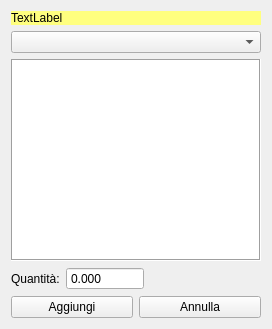
<?xml version="1.0" encoding="UTF-8"?>
<ui version="4.0">
 <class>HAddLotInProduction</class>
 <widget class="QWidget" name="HAddLotInProduction">
  <property name="geometry">
   <rect>
    <x>0</x>
    <y>0</y>
    <width>272</width>
    <height>329</height>
   </rect>
  </property>
  <property name="windowTitle">
   <string>Form</string>
  </property>
  <layout class="QVBoxLayout" name="verticalLayout">
   <item>
    <widget class="QLabel" name="lbDesc">
     <property name="styleSheet">
      <string notr="true">background-color: rgb(255, 255, 127);</string>
     </property>
     <property name="text">
      <string>TextLabel</string>
     </property>
    </widget>
   </item>
   <item>
    <widget class="QComboBox" name="cbLastLots"/>
   </item>
   <item>
    <widget class="QListView" name="lvLastLots">
     <property name="font">
      <font>
       <pointsize>11</pointsize>
      </font>
     </property>
     <property name="frameShape">
      <enum>QFrame::Box</enum>
     </property>
     <property name="editTriggers">
      <set>QAbstractItemView::NoEditTriggers</set>
     </property>
     <property name="alternatingRowColors">
      <bool>true</bool>
     </property>
     <property name="selectionBehavior">
      <enum>QAbstractItemView::SelectRows</enum>
     </property>
    </widget>
   </item>
   <item>
    <layout class="QHBoxLayout" name="horizontalLayout">
     <item>
      <widget class="QLabel" name="label">
       <property name="text">
        <string>Quantità:</string>
       </property>
      </widget>
     </item>
     <item>
      <widget class="QDoubleSpinBox" name="dsbQt">
       <property name="inputMethodHints">
        <set>Qt::ImhDigitsOnly|Qt::ImhFormattedNumbersOnly</set>
       </property>
       <property name="buttonSymbols">
        <enum>QAbstractSpinBox::NoButtons</enum>
       </property>
       <property name="specialValueText">
        <string/>
       </property>
       <property name="showGroupSeparator" stdset="0">
        <bool>true</bool>
       </property>
       <property name="decimals">
        <number>3</number>
       </property>
       <property name="maximum">
        <double>10000000.000000000000000</double>
       </property>
       <property name="value">
        <double>0.000000000000000</double>
       </property>
      </widget>
     </item>
     <item>
      <spacer name="horizontalSpacer">
       <property name="orientation">
        <enum>Qt::Horizontal</enum>
       </property>
       <property name="sizeHint" stdset="0">
        <size>
         <width>45</width>
         <height>17</height>
        </size>
       </property>
      </spacer>
     </item>
    </layout>
   </item>
   <item>
    <layout class="QHBoxLayout" name="horizontalLayout_2">
     <item>
      <widget class="QPushButton" name="pbAdd">
       <property name="text">
        <string>Aggiungi</string>
       </property>
       <property name="icon">
        <iconset resource="icons.qrc">
         <normaloff>:/Resources/Accept64.png</normaloff>:/Resources/Accept64.png</iconset>
       </property>
      </widget>
     </item>
     <item>
      <widget class="QPushButton" name="pdClose">
       <property name="text">
        <string>Annulla</string>
       </property>
       <property name="icon">
        <iconset resource="icons.qrc">
         <normaloff>:/Resources/Actions-window-close-icon.png</normaloff>:/Resources/Actions-window-close-icon.png</iconset>
       </property>
      </widget>
     </item>
    </layout>
   </item>
  </layout>
 </widget>
 <resources>
  <include location="icons.qrc"/>
 </resources>
 <connections/>
</ui>
